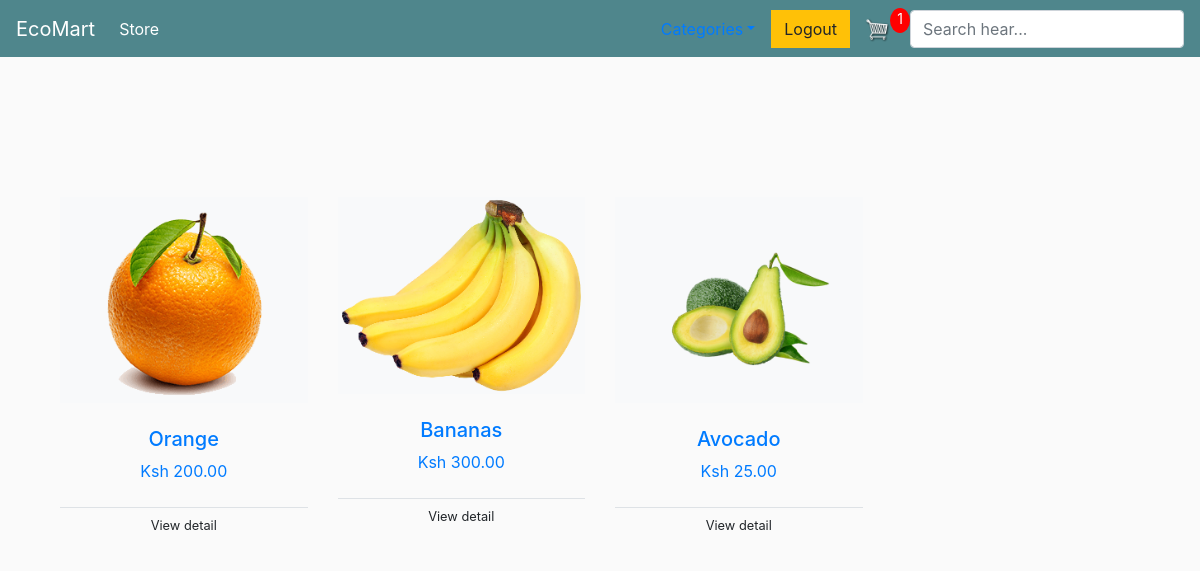
/category/Fruit (signed in), run on the app's committed database.
### store/models.py (models this page shows, shortened)
class Product(models.Model):
    name = models.CharField(max_length=200,null=True)
    category = models.ForeignKey(Category,related_name='products',on_delete=models.CASCADE)
    price = models.DecimalField(max_digits=7, decimal_places=2)
    digital = models.BooleanField(default=False,null=True, blank=False)
    image = models.ImageField(null=True,blank=True)
    @property
    def imageURL(self):
        try:
            url = self.image.url
        except:
            url = ''
        return url

### store/views.py (the view)
# urls.py: path("category/<str:name>", views.category, name="category"),
def category(request, name):
    data = cartData(request)
    cartItems = data['cartItems']
    try:
        category = Category.objects.get(name=name)
        cat_products = Product.objects.filter(category=category)
        return  render(request, "store/category.html", {'cat_products':cat_products, 'category':category,'cartItems':cartItems})
    except:
        messages.warning(request, "That category doesn't exist")
        return  redirect('store')

### store/models.py (called while the page is built)
    @property
    def get_cart_items(self):
        orderitems = self.orderitem_set.all()
        total = sum([item.quantity for item in orderitems])
        return total

### store/utils.py (called while the page is built)
def cartData(request):
    if request.user.is_authenticated:
        customer = request.user.customer
        order, created = Order.objects.get_or_create(customer=customer,complete=False)
        items = order.orderitem_set.all()
        cartItems = order.get_cart_items
    else:
        cookieData = cookieCart(request)
        cartItems = cookieData['cartItems']
        order = cookieData['order']
        items = cookieData['items']
    return {'cartItems': cartItems, 'order':order,'items':items}

### Templates/store/category.html (shortened to what this page needs)
{% extends 'store/main.html' %}
{% load static %}
{% block content %}
    <div class="container-xxl py-5">
        <div class="container">
            <div class="row g-0 gx-5 align-items-end">
                <div class="col-lg-6">
                </div>
            </div>
            <div class="tab-content">
                <div id="tab-1" class="tab-pane fade show p-0 active">
                    <div class="row g-4">
                        {% for c in cat_products %}
                         <div class="col-xl-3 col-lg-4 col-md-6 wow fadeInUp" data-wow-delay="0.3s">
                            <div class="product-item">
                                <div class="position-relative bg-light overflow-hidden">
                                    <img class="img-fluid w-100" src="{{ c.imageURL}}" alt="">
                                </div>
                                <div class="text-center p-4">
                                    <a class="d-block h5 mb-2" href="">{{ c.name }}</a>
                                    <span class="text-primary me-1">Ksh {{ c.price }}</span>
                                </div>
                                <div class="d-flex border-top">
                                    <small class="w-100 text-center  py-2">
                                        <a class="text-body" href="">View detail</a>
                                    </small>
                                </div>
                            </div>
                        </div>
                        {% endfor %}
                </div>
            </div>
        </div>
    </div>
{% endblock content %}

### static/css/main.css (style rules this page uses)
body { background-color: hsl(0, 0%, 98%); }
.col-lg-4, .col-lg-6, .col-lg-8, .col-lg-12 { margin-top: 10px; }

### data on the page
Product: imageURL (picture), name "Orange", price "200.00"
Product: imageURL (picture), name "Bananas", price "300.00"
Product: imageURL (picture), name "Avocado", price "25.00"

### other printed values
{{ cartItems }} "1"
